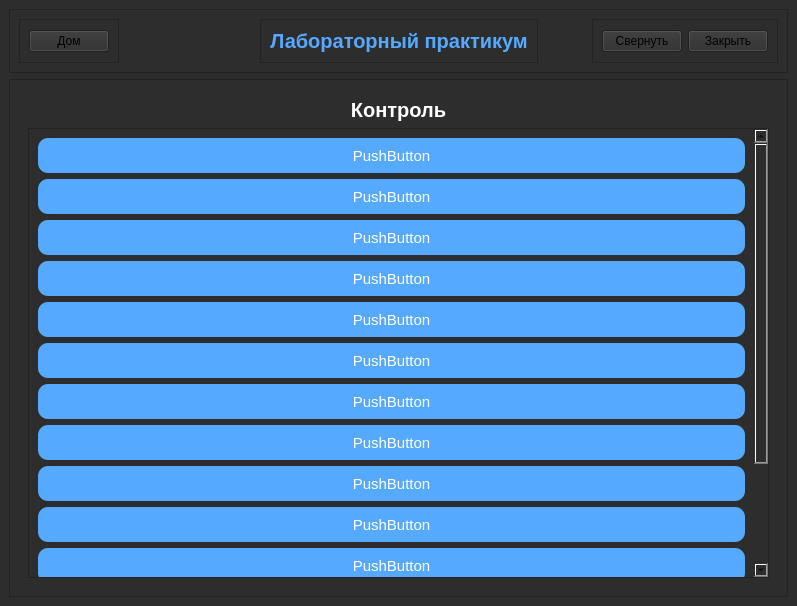
<?xml version="1.0" encoding="UTF-8"?>
<ui version="4.0">
 <class>MainWindow</class>
 <widget class="QMainWindow" name="MainWindow">
  <property name="geometry">
   <rect>
    <x>0</x>
    <y>0</y>
    <width>797</width>
    <height>606</height>
   </rect>
  </property>
  <property name="windowTitle">
   <string>MainWindow</string>
  </property>
  <property name="styleSheet">
   <string notr="true"/>
  </property>
  <widget class="QWidget" name="centralwidget">
   <property name="styleSheet">
    <string notr="true">QWidget{
	background-color: rgb(45, 45, 45);
}</string>
   </property>
   <layout class="QGridLayout" name="gridLayout">
    <item row="1" column="0">
     <widget class="QFrame" name="frame_2">
      <property name="sizePolicy">
       <sizepolicy hsizetype="Preferred" vsizetype="Expanding">
        <horstretch>0</horstretch>
        <verstretch>0</verstretch>
       </sizepolicy>
      </property>
      <property name="frameShape">
       <enum>QFrame::StyledPanel</enum>
      </property>
      <property name="frameShadow">
       <enum>QFrame::Raised</enum>
      </property>
      <layout class="QGridLayout" name="gridLayout_3">
       <item row="0" column="0">
        <widget class="QStackedWidget" name="stackedWidget">
         <property name="currentIndex">
          <number>2</number>
         </property>
         <widget class="QWidget" name="page">
          <property name="styleSheet">
           <string notr="true">QPushButton{
	color: white;
	background:rgb(85, 170, 255);
	height: 35px;
 	border-radius:10px;
	font-size:15px;
}

QLabel{
	color:white;
	font-size: 40px;
}</string>
          </property>
          <layout class="QVBoxLayout" name="verticalLayout_2">
           <item>
            <widget class="QLabel" name="label_2">
             <property name="text">
              <string>Выберите интересущий вас раздел</string>
             </property>
             <property name="alignment">
              <set>Qt::AlignCenter</set>
             </property>
            </widget>
           </item>
           <item>
            <widget class="QPushButton" name="btn_page_2">
             <property name="text">
              <string>PushButton</string>
             </property>
            </widget>
           </item>
           <item>
            <widget class="QPushButton" name="btn_page_3">
             <property name="text">
              <string>PushButton</string>
             </property>
            </widget>
           </item>
          </layout>
         </widget>
         <widget class="QWidget" name="page_2">
          <property name="styleSheet">
           <string notr="true">QPushButton{
	color: white;
	background:rgb(85, 170, 255);
	height: 35px;
 	border-radius:10px;
	font-size:15px;
}

QLabel{
	color:white;
	font-size:20px;
	font-weight: bold;
}</string>
          </property>
          <layout class="QGridLayout" name="gridLayout_4">
           <item row="1" column="0">
            <widget class="QScrollArea" name="scrollArea">
             <property name="widgetResizable">
              <bool>true</bool>
             </property>
             <widget class="QWidget" name="scrollAreaWidgetContents">
              <property name="geometry">
               <rect>
                <x>0</x>
                <y>0</y>
                <width>722</width>
                <height>586</height>
               </rect>
              </property>
              <layout class="QVBoxLayout" name="verticalLayout_3">
               <item>
                <widget class="QPushButton" name="btn_3">
                 <property name="text">
                  <string>PushButton</string>
                 </property>
                </widget>
               </item>
               <item>
                <widget class="QPushButton" name="btn_4">
                 <property name="text">
                  <string>PushButton</string>
                 </property>
                </widget>
               </item>
               <item>
                <widget class="QPushButton" name="btn_5">
                 <property name="text">
                  <string>PushButton</string>
                 </property>
                </widget>
               </item>
               <item>
                <widget class="QPushButton" name="btn_10">
                 <property name="text">
                  <string>PushButton</string>
                 </property>
                </widget>
               </item>
               <item>
                <widget class="QPushButton" name="btn_12">
                 <property name="text">
                  <string>PushButton</string>
                 </property>
                </widget>
               </item>
               <item>
                <widget class="QPushButton" name="btn_2">
                 <property name="text">
                  <string>PushButton</string>
                 </property>
                </widget>
               </item>
               <item>
                <widget class="QPushButton" name="btn">
                 <property name="text">
                  <string>PushButton</string>
                 </property>
                </widget>
               </item>
               <item>
                <widget class="QPushButton" name="btn_6">
                 <property name="text">
                  <string>PushButton</string>
                 </property>
                </widget>
               </item>
               <item>
                <widget class="QPushButton" name="btn_9">
                 <property name="text">
                  <string>PushButton</string>
                 </property>
                </widget>
               </item>
               <item>
                <widget class="QPushButton" name="btn_14">
                 <property name="text">
                  <string>PushButton</string>
                 </property>
                </widget>
               </item>
               <item>
                <widget class="QPushButton" name="btn_13">
                 <property name="text">
                  <string>PushButton</string>
                 </property>
                </widget>
               </item>
               <item>
                <widget class="QPushButton" name="btn_11">
                 <property name="text">
                  <string>PushButton</string>
                 </property>
                </widget>
               </item>
               <item>
                <widget class="QPushButton" name="btn_7">
                 <property name="text">
                  <string>PushButton</string>
                 </property>
                </widget>
               </item>
               <item>
                <widget class="QPushButton" name="btn_8">
                 <property name="text">
                  <string>PushButton</string>
                 </property>
                </widget>
               </item>
              </layout>
             </widget>
            </widget>
           </item>
           <item row="0" column="0">
            <widget class="QLabel" name="label_3">
             <property name="text">
              <string>Обучение</string>
             </property>
             <property name="alignment">
              <set>Qt::AlignCenter</set>
             </property>
            </widget>
           </item>
          </layout>
         </widget>
         <widget class="QWidget" name="page_3">
          <property name="styleSheet">
           <string notr="true">QPushButton{
	color: white;
	background:rgb(85, 170, 255);
	height: 35px;
 	border-radius:10px;
	font-size:15px;
}

QLabel{
	color:white;
	font-size: 20px;
	font-weight: bold;
}</string>
          </property>
          <layout class="QGridLayout" name="gridLayout_6">
           <item row="1" column="0">
            <widget class="QScrollArea" name="scrollArea_2">
             <property name="widgetResizable">
              <bool>true</bool>
             </property>
             <widget class="QWidget" name="scrollAreaWidgetContents_2">
              <property name="geometry">
               <rect>
                <x>0</x>
                <y>0</y>
                <width>722</width>
                <height>586</height>
               </rect>
              </property>
              <layout class="QVBoxLayout" name="verticalLayout">
               <item>
                <widget class="QPushButton" name="btn_19">
                 <property name="text">
                  <string>PushButton</string>
                 </property>
                </widget>
               </item>
               <item>
                <widget class="QPushButton" name="btn_20">
                 <property name="text">
                  <string>PushButton</string>
                 </property>
                </widget>
               </item>
               <item>
                <widget class="QPushButton" name="btn_18">
                 <property name="text">
                  <string>PushButton</string>
                 </property>
                </widget>
               </item>
               <item>
                <widget class="QPushButton" name="btn_17">
                 <property name="text">
                  <string>PushButton</string>
                 </property>
                </widget>
               </item>
               <item>
                <widget class="QPushButton" name="btn_15">
                 <property name="text">
                  <string>PushButton</string>
                 </property>
                </widget>
               </item>
               <item>
                <widget class="QPushButton" name="btn_21">
                 <property name="text">
                  <string>PushButton</string>
                 </property>
                </widget>
               </item>
               <item>
                <widget class="QPushButton" name="btn_22">
                 <property name="text">
                  <string>PushButton</string>
                 </property>
                </widget>
               </item>
               <item>
                <widget class="QPushButton" name="btn_27">
                 <property name="text">
                  <string>PushButton</string>
                 </property>
                </widget>
               </item>
               <item>
                <widget class="QPushButton" name="btn_28">
                 <property name="text">
                  <string>PushButton</string>
                 </property>
                </widget>
               </item>
               <item>
                <widget class="QPushButton" name="btn_26">
                 <property name="text">
                  <string>PushButton</string>
                 </property>
                </widget>
               </item>
               <item>
                <widget class="QPushButton" name="btn_25">
                 <property name="text">
                  <string>PushButton</string>
                 </property>
                </widget>
               </item>
               <item>
                <widget class="QPushButton" name="btn_23">
                 <property name="text">
                  <string>PushButton</string>
                 </property>
                </widget>
               </item>
               <item>
                <widget class="QPushButton" name="btn_16">
                 <property name="text">
                  <string>PushButton</string>
                 </property>
                </widget>
               </item>
               <item>
                <widget class="QPushButton" name="btn_24">
                 <property name="text">
                  <string>PushButton</string>
                 </property>
                </widget>
               </item>
              </layout>
             </widget>
            </widget>
           </item>
           <item row="0" column="0">
            <widget class="QLabel" name="label_4">
             <property name="text">
              <string>Контроль</string>
             </property>
             <property name="alignment">
              <set>Qt::AlignCenter</set>
             </property>
            </widget>
           </item>
          </layout>
         </widget>
        </widget>
       </item>
      </layout>
     </widget>
    </item>
    <item row="0" column="0">
     <widget class="QFrame" name="frame">
      <property name="frameShape">
       <enum>QFrame::StyledPanel</enum>
      </property>
      <property name="frameShadow">
       <enum>QFrame::Raised</enum>
      </property>
      <layout class="QGridLayout" name="gridLayout_2">
       <item row="0" column="0" alignment="Qt::AlignLeft">
        <widget class="QFrame" name="frame_3">
         <property name="frameShape">
          <enum>QFrame::StyledPanel</enum>
         </property>
         <property name="frameShadow">
          <enum>QFrame::Raised</enum>
         </property>
         <layout class="QHBoxLayout" name="horizontalLayout_2">
          <item>
           <widget class="QPushButton" name="btn_page_1">
            <property name="text">
             <string>Дом</string>
            </property>
           </widget>
          </item>
         </layout>
        </widget>
       </item>
       <item row="0" column="1" alignment="Qt::AlignHCenter">
        <widget class="QFrame" name="frame_4">
         <property name="styleSheet">
          <string notr="true">QLabel{
	font-size: 20px;
	font-weight: bold;
	text-align: center;
	color: rgb(85, 170, 255);
}</string>
         </property>
         <property name="frameShape">
          <enum>QFrame::StyledPanel</enum>
         </property>
         <property name="frameShadow">
          <enum>QFrame::Raised</enum>
         </property>
         <layout class="QGridLayout" name="gridLayout_5">
          <item row="0" column="0">
           <widget class="QLabel" name="label">
            <property name="layoutDirection">
             <enum>Qt::RightToLeft</enum>
            </property>
            <property name="text">
             <string>Лабораторный практикум</string>
            </property>
            <property name="alignment">
             <set>Qt::AlignCenter</set>
            </property>
           </widget>
          </item>
         </layout>
        </widget>
       </item>
       <item row="0" column="2" alignment="Qt::AlignRight">
        <widget class="QFrame" name="frame_5">
         <property name="frameShape">
          <enum>QFrame::StyledPanel</enum>
         </property>
         <property name="frameShadow">
          <enum>QFrame::Raised</enum>
         </property>
         <layout class="QHBoxLayout" name="horizontalLayout">
          <item>
           <widget class="QPushButton" name="btn_roll">
            <property name="text">
             <string>Свернуть</string>
            </property>
           </widget>
          </item>
          <item>
           <widget class="QPushButton" name="btn_close">
            <property name="text">
             <string>Закрыть</string>
            </property>
           </widget>
          </item>
         </layout>
        </widget>
       </item>
      </layout>
     </widget>
    </item>
   </layout>
  </widget>
 </widget>
 <resources/>
 <connections/>
</ui>
